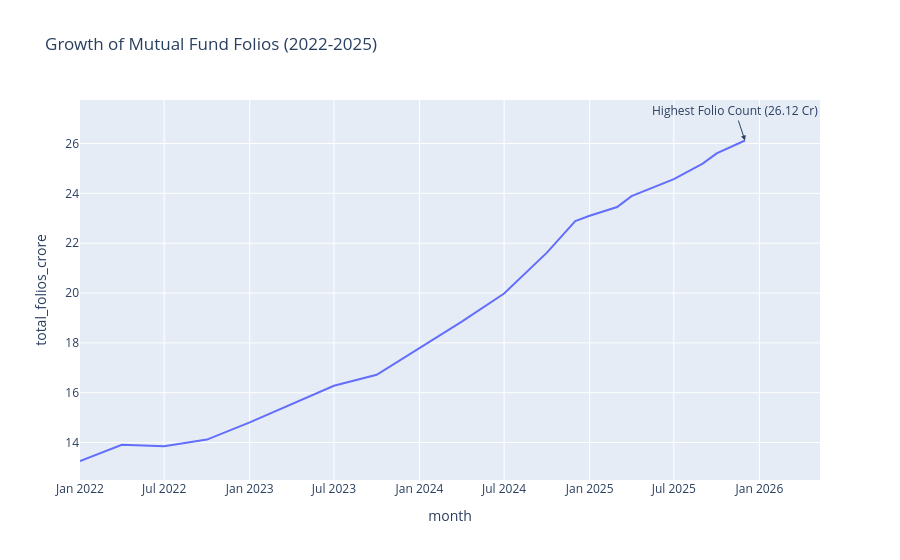

Here is the notebook cell this chart was saved with:
### Code cell
# Create line chart

fig = px.line(
    folio,
    x="month",
    y="total_folios_crore",
    title="Growth of Mutual Fund Folios (2022-2025)"
)

# Find the highest folio count
max_row = folio.loc[folio["total_folios_crore"].idxmax()]

# Add annotation
fig.add_annotation(
    x=max_row["month"],
    y=max_row["total_folios_crore"],
    text="Highest Folio Count (26.12 Cr)",
    showarrow=True,
    arrowhead=2
)

# Show chart
fig.show()

### Figure 1 — Plotly figure (JSON) as saved in the notebook; plotly's stock layout.template omitted (floating-point values rounded to 4 significant figures)
{"data": [{"hovertemplate": "month=%{x}<br>total_folios_crore=%{y}<extra></extra>", "legendgroup": "", "line": {"color": "#636efa", "dash": "solid"}, "marker": {"symbol": "circle"}, "mode": "lines", "name": "", "orientation": "v", "showlegend": false, "type": "scatter", "x": ["2022-01-01T00:00:00.000000000", "2022-04-01T00:00:00.000000000", "2022-07-01T00:00:00.000000000", "2022-10-01T00:00:00.000000000", "2023-01-01T00:00:00.000000000", "2023-04-01T00:00:00.000000000", "2023-07-01T00:00:00.000000000", "2023-10-01T00:00:00.000000000", "2024-01-01T00:00:00.000000000", "2024-04-01T00:00:00.000000000", "2024-07-01T00:00:00.000000000", "2024-10-01T00:00:00.000000000", "2024-12-01T00:00:00.000000000", "2025-01-01T00:00:00.000000000", "2025-03-01T00:00:00.000000000", "2025-04-01T00:00:00.000000000", "2025-07-01T00:00:00.000000000", "2025-08-01T00:00:00.000000000", "2025-09-01T00:00:00.000000000", "2025-10-01T00:00:00.000000000", "2025-12-01T00:00:00.000000000"], "xaxis": "x", "y": [13.26, 13.91, 13.85, 14.12, 14.81, 15.54, 16.28, 16.72, 17.78, 18.85, 19.98, 21.62, 22.89, 23.1, 23.45, 23.89, 24.57, 24.89, 25.19, 25.6, 26.12], "yaxis": "y"}], "layout": {"annotations": [{"arrowhead": 2, "showarrow": true, "text": "Highest Folio Count (26.12 Cr)", "x": "2025-12-01T00:00:00", "y": 26.12}], "legend": {"tracegroupgap": 0}, "title": {"text": "Growth of Mutual Fund Folios (2022-2025)"}, "xaxis": {"anchor": "y", "domain": [0, 1], "title": {"text": "month"}}, "yaxis": {"anchor": "x", "domain": [0, 1], "title": {"text": "total_folios_crore"}}}}
